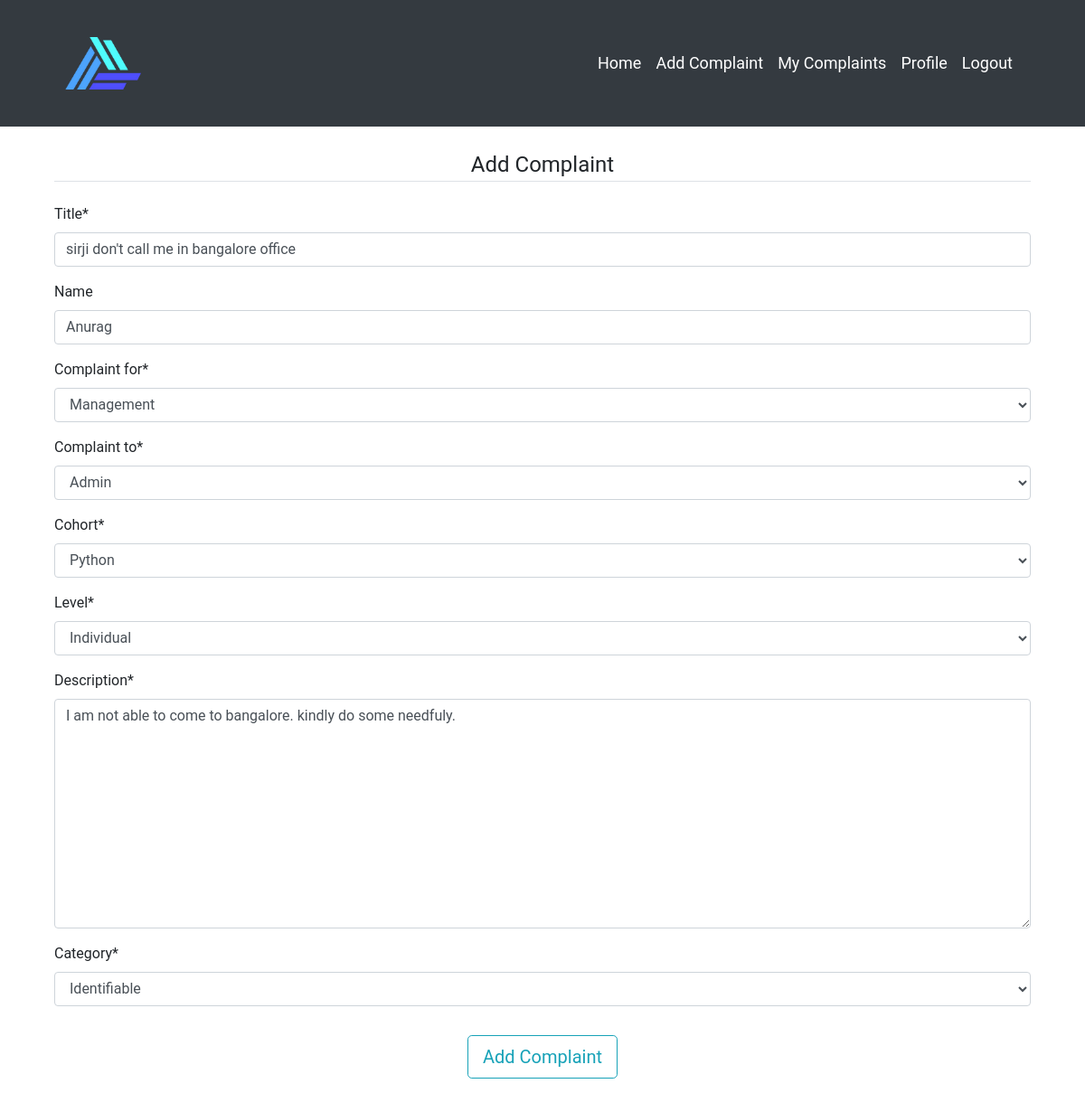
/complaints/update_complaint/8 (signed in), run on the app's committed database.
### complaints/models.py (models this page shows)
class Complaint(models.Model):
    title = models.CharField(max_length=200)
    name = models.CharField(max_length=255, blank=True)
    user_type = (
        ('M', 'Mentor'),
        ('T', 'Trainee'),
    )
    user_role = models.CharField(
        max_length=1,
        choices=user_type,
        default='T',
    )
    date = models.DateTimeField(auto_now=True)
    complaint_type = (
        ('M', 'Management'),
        ('E', 'Education'),
        ('D', 'Deployment'),
        ('S', 'Salary'),
        ('G', 'General'),
    )
    complaint_for = models.CharField(
        max_length=1,
        choices=complaint_type,
        default='G',
    )
    complaint_type_to = (
        ('A', 'Admin'),
        ('M', 'Mentor'),
    )
    complaint_to = models.CharField(
        max_length=1,
        choices=complaint_type_to,
        default='M',
    )
    cohort_choice = (
        ('P', 'Python'),
        ('J', 'Java'),
        ('R', 'React'),
        ('A', 'Android'),
        ('L', 'Linux'),
        ('C', 'Cybersecurity'),
        ('U', 'Unknown'),
    )
    cohort = models.CharField(
        max_length=1,
        choices=cohort_choice,
        default='U',
    )
    complaint_level = (
        ('I', 'Individual'),
        ('G', 'General'),
    )
    level = models.CharField(
        max_length=1,
        choices=complaint_level,
        default='I',
    )
    description = models.TextField(blank=False, max_length=500)
    complaint_category = (
        ('A', 'Anonymous'),
        ('I', 'Identifiable'),
    )
    category = models.CharField(
        max_length=1,
        choices=complaint_category,
        default='I',
    )
    complaint_status = (
        ('P', 'Pending'),
        ('N', 'Need Clarification'),
        ('R', 'Resolved'),
    )
    status = models.CharField(
        max_length=1,
        choices=complaint_status,
        default='P',
    )
    resoultion = models.TextField(blank=True, max_length=500)
    user = models.ForeignKey(User, on_delete=models.CASCADE)

### complaints/views.py (the view)
# urls.py: path('update_complaint/<int:id>', views.update_complaint,
@login_required(login_url='login')
def update_complaint(request, id):
    complaint = get_object_or_404(Complaint, id=id)
    if request.user == complaint.user:
        if request.method == 'POST':
            form = AddComplaintForm(request.POST, instance=request.user)
            if form.is_valid():
                complaint = Complaint(
                                id=complaint.id,
                                title=request.POST['title'],
                                name=request.POST['name'],
                                complaint_for=request.POST['complaint_for'],
                                complaint_to=request.POST['complaint_to'],
                                cohort=request.POST['cohort'],
                                level=request.POST['level'],
                                description=request.POST['description'],
                                category=request.POST['category'],
                                user=request.user
                            )
                complaint.save()
                messages.success(request, 'Complaint Registered')
        else:
            form = AddComplaintForm(instance=complaint)
        return render(request, 'complaints/add_complaint.html', {'form': form})
    else:
        raise PermissionDenied("You Don't Have Persmission to do that")

### complaints/forms.py
class AddComplaintForm(forms.ModelForm):
    class Meta:
        model = Complaint
        fields = ['title', 'name', 'complaint_for', 'complaint_to',
                  'cohort', 'level', 'description', 'category']

### complaints/templates/complaints/add_complaint.html (shortened to what this page needs)
{% extends "users/base.html" %}
{% load crispy_forms_tags %}
{% block content %}
<div class="container mt-4">
    <div class="container">
        <div class="content-section">
            <form method="POST">
                <fieldset class="form-group">
                    <legend class="border-bottom mb-4 mt-4 text-center">Add Complaint</legend>
                    {{ form|crispy }}
                </fieldset>
                <div class="form-group text-center">
                    <button class="btn btn-outline-info btn-lg" type="submit">Add Complaint</button>
                </div>
            </form>
        </div>
    </div>
</div>
{% endblock %}

### static/style/main.css (style rules this page uses)
body { font-family: 'Roboto', sans-serif; }

### data on the page
Complaint: title "sirji don't call me in bangalore office", name "Anurag", complaint_for "Management", complaint_to "Admin", cohort "Python", level "Individual", description "I am not able to come to bangalore. kindly do some needfuly.", category "Identifiable"
